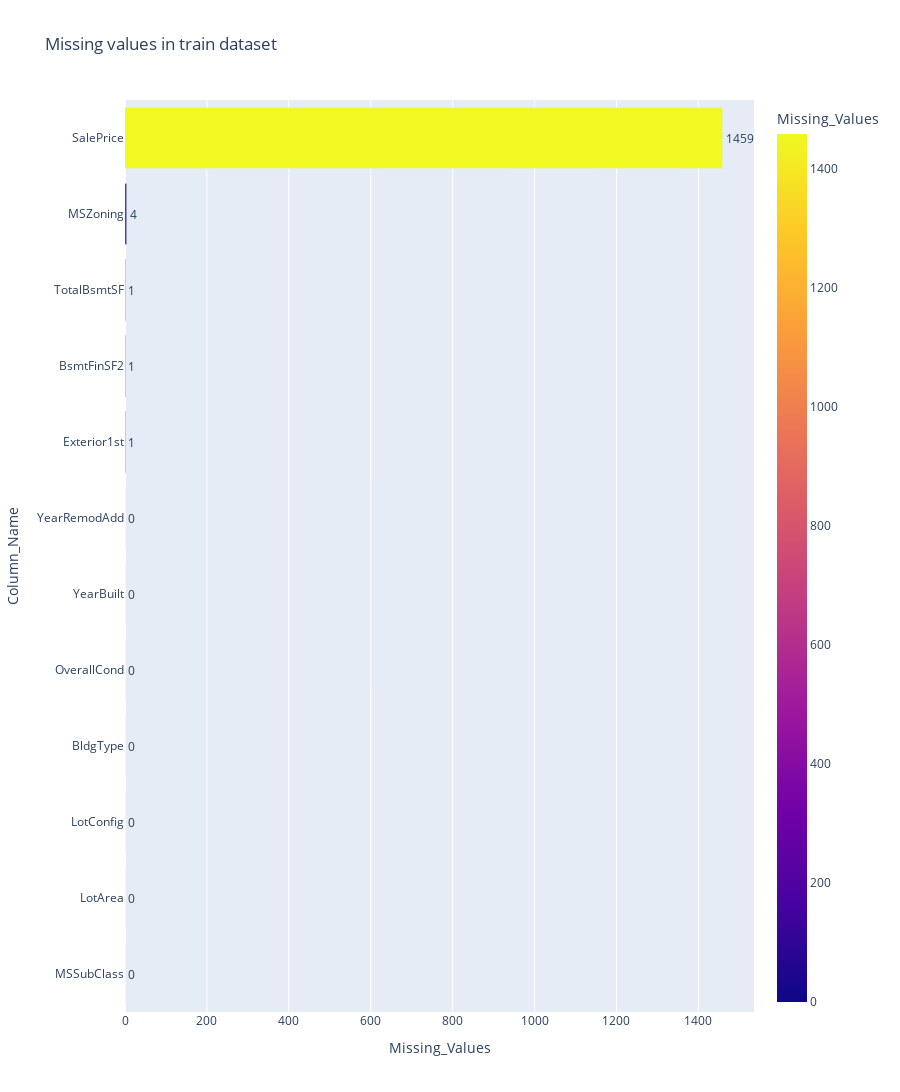

Notebook cell for this chart:
### Code cell
import plotly.express as px

fig = px.bar(temp_df.sort_values(by='Missing_Values'),x='Missing_Values',y='Column_Name',
             orientation='h',height=1500,width=900,color='Missing_Values',text='Missing_Values',
             title='Missing values in train dataset')

fig.update_traces(textposition='outside')
fig.show()

### Figure 1 — Plotly figure (JSON) as saved in the notebook; plotly's stock layout.template omitted (floating-point values rounded to 4 significant figures)
{"data": [{"alignmentgroup": "True", "hovertemplate": "Missing_Values=%{marker.color}<br>Column_Name=%{y}<extra></extra>", "legendgroup": "", "marker": {"color": [0, 0, 0, 0, 0, 0, 0, 1, 1, 1, 4, 1459], "coloraxis": "coloraxis", "pattern": {"shape": ""}}, "name": "", "offsetgroup": "", "orientation": "h", "showlegend": false, "text": [0, 0, 0, 0, 0, 0, 0, 1, 1, 1, 4, 1459], "textposition": "outside", "type": "bar", "x": [0, 0, 0, 0, 0, 0, 0, 1, 1, 1, 4, 1459], "xaxis": "x", "y": ["MSSubClass", "LotArea", "LotConfig", "BldgType", "OverallCond", "YearBuilt", "YearRemodAdd", "Exterior1st", "BsmtFinSF2", "TotalBsmtSF", "MSZoning", "SalePrice"], "yaxis": "y"}], "layout": {"barmode": "relative", "coloraxis": {"colorbar": {"title": {"text": "Missing_Values"}}, "colorscale": [[0, "#0d0887"], [0.1111, "#46039f"], [0.2222, "#7201a8"], [0.3333, "#9c179e"], [0.4444, "#bd3786"], [0.5556, "#d8576b"], [0.6667, "#ed7953"], [0.7778, "#fb9f3a"], [0.8889, "#fdca26"], [1, "#f0f921"]]}, "height": 1500, "legend": {"tracegroupgap": 0}, "title": {"text": "Missing values in train dataset"}, "width": 900, "xaxis": {"anchor": "y", "domain": [0, 1], "title": {"text": "Missing_Values"}}, "yaxis": {"anchor": "x", "domain": [0, 1], "title": {"text": "Column_Name"}}}}
